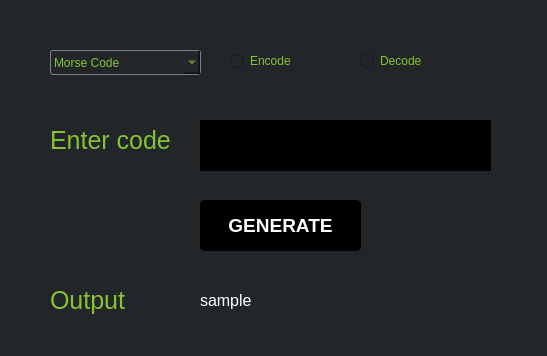
<?xml version="1.0" encoding="UTF-8"?>
<ui version="4.0">
 <class>Code</class>
 <widget class="QMainWindow" name="Code">
  <property name="geometry">
   <rect>
    <x>0</x>
    <y>0</y>
    <width>547</width>
    <height>356</height>
   </rect>
  </property>
  <property name="windowTitle">
   <string>MainWindow</string>
  </property>
  <property name="styleSheet">
   <string notr="true"/>
  </property>
  <widget class="QWidget" name="centralwidget">
   <property name="styleSheet">
    <string notr="true">background:#222629;color:#86c232;</string>
   </property>
   <widget class="QComboBox" name="selectedCode">
    <property name="geometry">
     <rect>
      <x>50</x>
      <y>50</y>
      <width>151</width>
      <height>25</height>
     </rect>
    </property>
    <property name="font">
     <font>
      <stylestrategy>PreferDefault</stylestrategy>
     </font>
    </property>
    <property name="focusPolicy">
     <enum>Qt::NoFocus</enum>
    </property>
    <property name="autoFillBackground">
     <bool>false</bool>
    </property>
    <property name="styleSheet">
     <string notr="true">QComboBox {
    border: 1px solid gray;
    border-radius: 3px;
    padding: 1px 18px 1px 3px;
    min-width: 6em;
	
}

#selectedCode:selected{
background:#86c232;
color:white;
}

</string>
    </property>
    <item>
     <property name="text">
      <string>Morse Code</string>
     </property>
    </item>
    <item>
     <property name="text">
      <string>Foobar</string>
     </property>
    </item>
    <item>
     <property name="text">
      <string>Foobar 2</string>
     </property>
    </item>
   </widget>
   <widget class="QRadioButton" name="encode">
    <property name="geometry">
     <rect>
      <x>230</x>
      <y>50</y>
      <width>116</width>
      <height>22</height>
     </rect>
    </property>
    <property name="text">
     <string>Encode</string>
    </property>
   </widget>
   <widget class="QRadioButton" name="decode">
    <property name="geometry">
     <rect>
      <x>360</x>
      <y>50</y>
      <width>116</width>
      <height>22</height>
     </rect>
    </property>
    <property name="text">
     <string>Decode</string>
    </property>
   </widget>
   <widget class="QTextEdit" name="codeTextArea">
    <property name="geometry">
     <rect>
      <x>200</x>
      <y>120</y>
      <width>291</width>
      <height>51</height>
     </rect>
    </property>
    <property name="styleSheet">
     <string notr="true">background:black;
color:white;</string>
    </property>
   </widget>
   <widget class="QLabel" name="codeTextViewLabel">
    <property name="geometry">
     <rect>
      <x>50</x>
      <y>120</y>
      <width>141</width>
      <height>41</height>
     </rect>
    </property>
    <property name="font">
     <font>
      <pointsize>19</pointsize>
     </font>
    </property>
    <property name="styleSheet">
     <string notr="true"/>
    </property>
    <property name="text">
     <string>Enter code</string>
    </property>
   </widget>
   <widget class="QPushButton" name="generate">
    <property name="geometry">
     <rect>
      <x>200</x>
      <y>200</y>
      <width>161</width>
      <height>51</height>
     </rect>
    </property>
    <property name="font">
     <font>
      <pointsize>14</pointsize>
      <weight>75</weight>
      <bold>true</bold>
     </font>
    </property>
    <property name="styleSheet">
     <string notr="true">background:black;
color : white;
border: 4px solid black;
border-radius : 5px;
</string>
    </property>
    <property name="text">
     <string>GENERATE</string>
    </property>
   </widget>
   <widget class="QLabel" name="labelforoutput">
    <property name="geometry">
     <rect>
      <x>50</x>
      <y>280</y>
      <width>141</width>
      <height>41</height>
     </rect>
    </property>
    <property name="font">
     <font>
      <pointsize>19</pointsize>
     </font>
    </property>
    <property name="styleSheet">
     <string notr="true"/>
    </property>
    <property name="text">
     <string>Output</string>
    </property>
   </widget>
   <widget class="QLabel" name="outputLabel">
    <property name="geometry">
     <rect>
      <x>200</x>
      <y>280</y>
      <width>291</width>
      <height>41</height>
     </rect>
    </property>
    <property name="font">
     <font>
      <pointsize>12</pointsize>
     </font>
    </property>
    <property name="styleSheet">
     <string notr="true">color:white;</string>
    </property>
    <property name="text">
     <string>sample</string>
    </property>
   </widget>
  </widget>
 </widget>
 <resources/>
 <connections/>
</ui>
